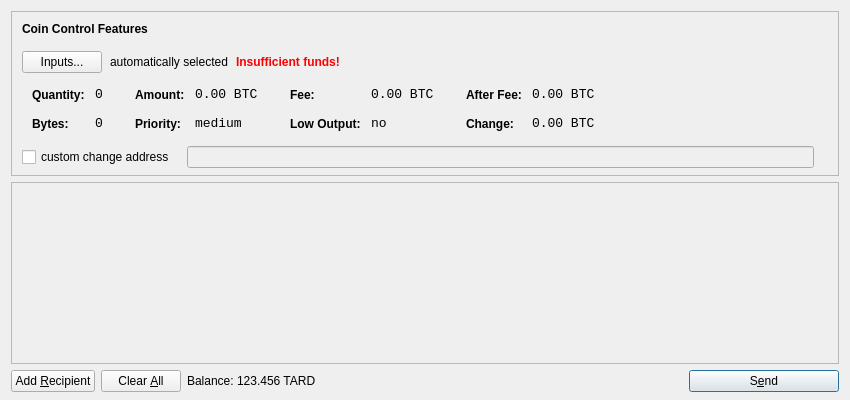
<?xml version="1.0" encoding="UTF-8"?>
<ui version="4.0">
 <class>SendCoinsDialog</class>
 <widget class="QDialog" name="SendCoinsDialog">
  <property name="geometry">
   <rect>
    <x>0</x>
    <y>0</y>
    <width>850</width>
    <height>400</height>
   </rect>
  </property>
  <property name="windowTitle">
   <string>Send Coins</string>
  </property>
  <layout class="QVBoxLayout" name="verticalLayout" stretch="0,1,0">
   <property name="bottomMargin">
    <number>8</number>
   </property>
   <item>
    <widget class="QFrame" name="frameCoinControl">
     <property name="sizePolicy">
      <sizepolicy hsizetype="Expanding" vsizetype="Expanding">
       <horstretch>0</horstretch>
       <verstretch>0</verstretch>
      </sizepolicy>
     </property>
     <property name="maximumSize">
      <size>
       <width>16777215</width>
       <height>16777215</height>
      </size>
     </property>
     <property name="frameShape">
      <enum>QFrame::StyledPanel</enum>
     </property>
     <property name="frameShadow">
      <enum>QFrame::Sunken</enum>
     </property>
     <layout class="QVBoxLayout" name="verticalLayoutCoinControl2">
      <property name="spacing">
       <number>-1</number>
      </property>
      <property name="leftMargin">
       <number>0</number>
      </property>
      <property name="topMargin">
       <number>0</number>
      </property>
      <property name="rightMargin">
       <number>0</number>
      </property>
      <property name="bottomMargin">
       <number>6</number>
      </property>
      <item>
       <layout class="QVBoxLayout" name="verticalLayoutCoinControl" stretch="0,0,0,0,1">
        <property name="spacing">
         <number>0</number>
        </property>
        <property name="leftMargin">
         <number>10</number>
        </property>
        <property name="topMargin">
         <number>10</number>
        </property>
        <item>
         <layout class="QHBoxLayout" name="horizontalLayoutCoinControl1">
          <property name="bottomMargin">
           <number>15</number>
          </property>
          <item>
           <widget class="QLabel" name="labelCoinControlFeatures">
            <property name="sizePolicy">
             <sizepolicy hsizetype="Preferred" vsizetype="Maximum">
              <horstretch>0</horstretch>
              <verstretch>0</verstretch>
             </sizepolicy>
            </property>
            <property name="font">
             <font>
              <weight>75</weight>
              <bold>true</bold>
             </font>
            </property>
            <property name="styleSheet">
             <string notr="true">font-weight:bold;</string>
            </property>
            <property name="text">
             <string>Coin Control Features</string>
            </property>
           </widget>
          </item>
         </layout>
        </item>
        <item>
         <layout class="QHBoxLayout" name="horizontalLayoutCoinControl2" stretch="0,0,0,0">
          <property name="spacing">
           <number>8</number>
          </property>
          <property name="bottomMargin">
           <number>10</number>
          </property>
          <item>
           <widget class="QPushButton" name="pushButtonCoinControl">
            <property name="styleSheet">
             <string notr="true"/>
            </property>
            <property name="text">
             <string>Inputs...</string>
            </property>
           </widget>
          </item>
          <item>
           <widget class="QLabel" name="labelCoinControlAutomaticallySelected">
            <property name="text">
             <string>automatically selected</string>
            </property>
            <property name="margin">
             <number>5</number>
            </property>
           </widget>
          </item>
          <item>
           <widget class="QLabel" name="labelCoinControlInsuffFunds">
            <property name="font">
             <font>
              <weight>75</weight>
              <bold>true</bold>
             </font>
            </property>
            <property name="styleSheet">
             <string notr="true">color:red;font-weight:bold;</string>
            </property>
            <property name="text">
             <string>Insufficient funds!</string>
            </property>
            <property name="margin">
             <number>5</number>
            </property>
           </widget>
          </item>
          <item>
           <spacer name="horizontalSpacerCoinControl">
            <property name="orientation">
             <enum>Qt::Horizontal</enum>
            </property>
            <property name="sizeHint" stdset="0">
             <size>
              <width>40</width>
              <height>1</height>
             </size>
            </property>
           </spacer>
          </item>
         </layout>
        </item>
        <item>
         <widget class="QWidget" name="widgetCoinControl" native="true">
          <property name="sizePolicy">
           <sizepolicy hsizetype="Preferred" vsizetype="Preferred">
            <horstretch>0</horstretch>
            <verstretch>0</verstretch>
           </sizepolicy>
          </property>
          <property name="minimumSize">
           <size>
            <width>0</width>
            <height>0</height>
           </size>
          </property>
          <property name="styleSheet">
           <string notr="true"/>
          </property>
          <layout class="QHBoxLayout" name="horizontalLayoutCoinControl5">
           <property name="margin">
            <number>0</number>
           </property>
           <item>
            <layout class="QHBoxLayout" name="horizontalLayoutCoinControl3" stretch="0,0,0,1">
             <property name="spacing">
              <number>20</number>
             </property>
             <property name="topMargin">
              <number>0</number>
             </property>
             <property name="bottomMargin">
              <number>10</number>
             </property>
             <item>
              <layout class="QFormLayout" name="formLayoutCoinControl1">
               <property name="horizontalSpacing">
                <number>10</number>
               </property>
               <property name="verticalSpacing">
                <number>14</number>
               </property>
               <property name="leftMargin">
                <number>10</number>
               </property>
               <property name="topMargin">
                <number>4</number>
               </property>
               <property name="rightMargin">
                <number>6</number>
               </property>
               <item row="0" column="0">
                <widget class="QLabel" name="labelCoinControlQuantityText">
                 <property name="styleSheet">
                  <string notr="true">font-weight:bold;</string>
                 </property>
                 <property name="text">
                  <string>Quantity:</string>
                 </property>
                 <property name="margin">
                  <number>0</number>
                 </property>
                </widget>
               </item>
               <item row="0" column="1">
                <widget class="QLabel" name="labelCoinControlQuantity">
                 <property name="font">
                  <font>
                   <family>Monospace</family>
                   <pointsize>10</pointsize>
                  </font>
                 </property>
                 <property name="cursor">
                  <cursorShape>IBeamCursor</cursorShape>
                 </property>
                 <property name="contextMenuPolicy">
                  <enum>Qt::ActionsContextMenu</enum>
                 </property>
                 <property name="text">
                  <string notr="true">0</string>
                 </property>
                 <property name="margin">
                  <number>0</number>
                 </property>
                 <property name="textInteractionFlags">
                  <set>Qt::LinksAccessibleByMouse|Qt::TextSelectableByKeyboard|Qt::TextSelectableByMouse</set>
                 </property>
                </widget>
               </item>
               <item row="1" column="0">
                <widget class="QLabel" name="labelCoinControlBytesText">
                 <property name="styleSheet">
                  <string notr="true">font-weight:bold;</string>
                 </property>
                 <property name="text">
                  <string>Bytes:</string>
                 </property>
                </widget>
               </item>
               <item row="1" column="1">
                <widget class="QLabel" name="labelCoinControlBytes">
                 <property name="font">
                  <font>
                   <family>Monospace</family>
                   <pointsize>10</pointsize>
                  </font>
                 </property>
                 <property name="cursor">
                  <cursorShape>IBeamCursor</cursorShape>
                 </property>
                 <property name="contextMenuPolicy">
                  <enum>Qt::ActionsContextMenu</enum>
                 </property>
                 <property name="text">
                  <string notr="true">0</string>
                 </property>
                 <property name="textInteractionFlags">
                  <set>Qt::LinksAccessibleByMouse|Qt::TextSelectableByKeyboard|Qt::TextSelectableByMouse</set>
                 </property>
                </widget>
               </item>
              </layout>
             </item>
             <item>
              <layout class="QFormLayout" name="formLayoutCoinControl2">
               <property name="horizontalSpacing">
                <number>10</number>
               </property>
               <property name="verticalSpacing">
                <number>14</number>
               </property>
               <property name="leftMargin">
                <number>6</number>
               </property>
               <property name="topMargin">
                <number>4</number>
               </property>
               <property name="rightMargin">
                <number>6</number>
               </property>
               <item row="0" column="0">
                <widget class="QLabel" name="labelCoinControlAmountText">
                 <property name="styleSheet">
                  <string notr="true">font-weight:bold;</string>
                 </property>
                 <property name="text">
                  <string>Amount:</string>
                 </property>
                 <property name="margin">
                  <number>0</number>
                 </property>
                </widget>
               </item>
               <item row="0" column="1">
                <widget class="QLabel" name="labelCoinControlAmount">
                 <property name="font">
                  <font>
                   <family>Monospace</family>
                   <pointsize>10</pointsize>
                  </font>
                 </property>
                 <property name="cursor">
                  <cursorShape>IBeamCursor</cursorShape>
                 </property>
                 <property name="contextMenuPolicy">
                  <enum>Qt::ActionsContextMenu</enum>
                 </property>
                 <property name="text">
                  <string notr="true">0.00 BTC</string>
                 </property>
                 <property name="textInteractionFlags">
                  <set>Qt::LinksAccessibleByMouse|Qt::TextSelectableByKeyboard|Qt::TextSelectableByMouse</set>
                 </property>
                </widget>
               </item>
               <item row="1" column="0">
                <widget class="QLabel" name="labelCoinControlPriorityText">
                 <property name="styleSheet">
                  <string notr="true">font-weight:bold;</string>
                 </property>
                 <property name="text">
                  <string>Priority:</string>
                 </property>
                </widget>
               </item>
               <item row="1" column="1">
                <widget class="QLabel" name="labelCoinControlPriority">
                 <property name="font">
                  <font>
                   <family>Monospace</family>
                   <pointsize>10</pointsize>
                  </font>
                 </property>
                 <property name="cursor">
                  <cursorShape>IBeamCursor</cursorShape>
                 </property>
                 <property name="contextMenuPolicy">
                  <enum>Qt::ActionsContextMenu</enum>
                 </property>
                 <property name="text">
                  <string>medium</string>
                 </property>
                 <property name="textInteractionFlags">
                  <set>Qt::LinksAccessibleByMouse|Qt::TextSelectableByKeyboard|Qt::TextSelectableByMouse</set>
                 </property>
                </widget>
               </item>
              </layout>
             </item>
             <item>
              <layout class="QFormLayout" name="formLayoutCoinControl3">
               <property name="horizontalSpacing">
                <number>10</number>
               </property>
               <property name="verticalSpacing">
                <number>14</number>
               </property>
               <property name="leftMargin">
                <number>6</number>
               </property>
               <property name="topMargin">
                <number>4</number>
               </property>
               <property name="rightMargin">
                <number>6</number>
               </property>
               <item row="0" column="0">
                <widget class="QLabel" name="labelCoinControlFeeText">
                 <property name="styleSheet">
                  <string notr="true">font-weight:bold;</string>
                 </property>
                 <property name="text">
                  <string>Fee:</string>
                 </property>
                 <property name="margin">
                  <number>0</number>
                 </property>
                </widget>
               </item>
               <item row="0" column="1">
                <widget class="QLabel" name="labelCoinControlFee">
                 <property name="font">
                  <font>
                   <family>Monospace</family>
                   <pointsize>10</pointsize>
                  </font>
                 </property>
                 <property name="cursor">
                  <cursorShape>IBeamCursor</cursorShape>
                 </property>
                 <property name="contextMenuPolicy">
                  <enum>Qt::ActionsContextMenu</enum>
                 </property>
                 <property name="text">
                  <string notr="true">0.00 BTC</string>
                 </property>
                 <property name="textInteractionFlags">
                  <set>Qt::LinksAccessibleByMouse|Qt::TextSelectableByKeyboard|Qt::TextSelectableByMouse</set>
                 </property>
                </widget>
               </item>
               <item row="1" column="0">
                <widget class="QLabel" name="labelCoinControlLowOutputText">
                 <property name="styleSheet">
                  <string notr="true">font-weight:bold;</string>
                 </property>
                 <property name="text">
                  <string>Low Output:</string>
                 </property>
                </widget>
               </item>
               <item row="1" column="1">
                <widget class="QLabel" name="labelCoinControlLowOutput">
                 <property name="font">
                  <font>
                   <family>Monospace</family>
                   <pointsize>10</pointsize>
                  </font>
                 </property>
                 <property name="cursor">
                  <cursorShape>IBeamCursor</cursorShape>
                 </property>
                 <property name="contextMenuPolicy">
                  <enum>Qt::ActionsContextMenu</enum>
                 </property>
                 <property name="text">
                  <string>no</string>
                 </property>
                 <property name="textInteractionFlags">
                  <set>Qt::LinksAccessibleByMouse|Qt::TextSelectableByKeyboard|Qt::TextSelectableByMouse</set>
                 </property>
                </widget>
               </item>
              </layout>
             </item>
             <item>
              <layout class="QFormLayout" name="formLayoutCoinControl4">
               <property name="horizontalSpacing">
                <number>10</number>
               </property>
               <property name="verticalSpacing">
                <number>14</number>
               </property>
               <property name="leftMargin">
                <number>6</number>
               </property>
               <property name="topMargin">
                <number>4</number>
               </property>
               <property name="rightMargin">
                <number>6</number>
               </property>
               <item row="0" column="0">
                <widget class="QLabel" name="labelCoinControlAfterFeeText">
                 <property name="styleSheet">
                  <string notr="true">font-weight:bold;</string>
                 </property>
                 <property name="text">
                  <string>After Fee:</string>
                 </property>
                 <property name="margin">
                  <number>0</number>
                 </property>
                </widget>
               </item>
               <item row="0" column="1">
                <widget class="QLabel" name="labelCoinControlAfterFee">
                 <property name="font">
                  <font>
                   <family>Monospace</family>
                   <pointsize>10</pointsize>
                  </font>
                 </property>
                 <property name="cursor">
                  <cursorShape>IBeamCursor</cursorShape>
                 </property>
                 <property name="contextMenuPolicy">
                  <enum>Qt::ActionsContextMenu</enum>
                 </property>
                 <property name="text">
                  <string notr="true">0.00 BTC</string>
                 </property>
                 <property name="textInteractionFlags">
                  <set>Qt::LinksAccessibleByMouse|Qt::TextSelectableByKeyboard|Qt::TextSelectableByMouse</set>
                 </property>
                </widget>
               </item>
               <item row="1" column="0">
                <widget class="QLabel" name="labelCoinControlChangeText">
                 <property name="styleSheet">
                  <string notr="true">font-weight:bold;</string>
                 </property>
                 <property name="text">
                  <string>Change:</string>
                 </property>
                </widget>
               </item>
               <item row="1" column="1">
                <widget class="QLabel" name="labelCoinControlChange">
                 <property name="font">
                  <font>
                   <family>Monospace</family>
                   <pointsize>10</pointsize>
                  </font>
                 </property>
                 <property name="cursor">
                  <cursorShape>IBeamCursor</cursorShape>
                 </property>
                 <property name="contextMenuPolicy">
                  <enum>Qt::ActionsContextMenu</enum>
                 </property>
                 <property name="text">
                  <string notr="true">0.00 BTC</string>
                 </property>
                 <property name="textInteractionFlags">
                  <set>Qt::LinksAccessibleByMouse|Qt::TextSelectableByKeyboard|Qt::TextSelectableByMouse</set>
                 </property>
                </widget>
               </item>
              </layout>
             </item>
            </layout>
           </item>
          </layout>
         </widget>
        </item>
        <item>
         <layout class="QHBoxLayout" name="horizontalLayoutCoinControl4" stretch="0,0,0">
          <property name="spacing">
           <number>12</number>
          </property>
          <property name="sizeConstraint">
           <enum>QLayout::SetDefaultConstraint</enum>
          </property>
          <property name="topMargin">
           <number>5</number>
          </property>
          <property name="rightMargin">
           <number>5</number>
          </property>
          <item>
           <widget class="QCheckBox" name="checkBoxCoinControlChange">
            <property name="text">
             <string>custom change address</string>
            </property>
           </widget>
          </item>
          <item>
           <widget class="QLineEdit" name="lineEditCoinControlChange">
            <property name="enabled">
             <bool>false</bool>
            </property>
            <property name="sizePolicy">
             <sizepolicy hsizetype="Expanding" vsizetype="Fixed">
              <horstretch>0</horstretch>
              <verstretch>0</verstretch>
             </sizepolicy>
            </property>
           </widget>
          </item>
          <item>
           <widget class="QLabel" name="labelCoinControlChangeLabel">
            <property name="sizePolicy">
             <sizepolicy hsizetype="Preferred" vsizetype="Expanding">
              <horstretch>0</horstretch>
              <verstretch>0</verstretch>
             </sizepolicy>
            </property>
            <property name="minimumSize">
             <size>
              <width>0</width>
              <height>0</height>
             </size>
            </property>
            <property name="text">
             <string/>
            </property>
            <property name="margin">
             <number>3</number>
            </property>
           </widget>
          </item>
         </layout>
        </item>
        <item>
         <spacer name="verticalSpacerCoinControl">
          <property name="orientation">
           <enum>Qt::Vertical</enum>
          </property>
          <property name="sizeHint" stdset="0">
           <size>
            <width>800</width>
            <height>1</height>
           </size>
          </property>
         </spacer>
        </item>
       </layout>
      </item>
     </layout>
    </widget>
   </item>
   <item>
    <widget class="QScrollArea" name="scrollArea">
     <property name="widgetResizable">
      <bool>true</bool>
     </property>
     <widget class="QWidget" name="scrollAreaWidgetContents">
      <property name="geometry">
       <rect>
        <x>0</x>
        <y>0</y>
        <width>830</width>
        <height>165</height>
       </rect>
      </property>
      <layout class="QVBoxLayout" name="verticalLayout_2">
       <property name="margin">
        <number>0</number>
       </property>
       <item>
        <layout class="QVBoxLayout" name="entries">
         <property name="spacing">
          <number>6</number>
         </property>
        </layout>
       </item>
       <item>
        <spacer name="verticalSpacer">
         <property name="orientation">
          <enum>Qt::Vertical</enum>
         </property>
         <property name="sizeHint" stdset="0">
          <size>
           <width>20</width>
           <height>40</height>
          </size>
         </property>
        </spacer>
       </item>
      </layout>
     </widget>
    </widget>
   </item>
   <item>
    <layout class="QHBoxLayout" name="horizontalLayout">
     <item>
      <widget class="QPushButton" name="addButton">
       <property name="toolTip">
        <string>Send to multiple recipients at once</string>
       </property>
       <property name="text">
        <string>Add &amp;Recipient</string>
       </property>
       <property name="icon">
        <iconset resource="../bitcoin.qrc">
         <normaloff>:/icons/add</normaloff>:/icons/add</iconset>
       </property>
       <property name="autoDefault">
        <bool>false</bool>
       </property>
      </widget>
     </item>
     <item>
      <widget class="QPushButton" name="clearButton">
       <property name="sizePolicy">
        <sizepolicy hsizetype="Minimum" vsizetype="Fixed">
         <horstretch>0</horstretch>
         <verstretch>0</verstretch>
        </sizepolicy>
       </property>
       <property name="toolTip">
        <string>Remove all transaction fields</string>
       </property>
       <property name="text">
        <string>Clear &amp;All</string>
       </property>
       <property name="icon">
        <iconset resource="../bitcoin.qrc">
         <normaloff>:/icons/remove</normaloff>:/icons/remove</iconset>
       </property>
       <property name="autoRepeatDelay">
        <number>300</number>
       </property>
       <property name="autoDefault">
        <bool>false</bool>
       </property>
      </widget>
     </item>
     <item>
      <layout class="QHBoxLayout" name="horizontalLayout_2">
       <property name="spacing">
        <number>3</number>
       </property>
       <item>
        <widget class="QLabel" name="label">
         <property name="text">
          <string>Balance:</string>
         </property>
        </widget>
       </item>
       <item>
        <widget class="QLabel" name="labelBalance">
         <property name="cursor">
          <cursorShape>IBeamCursor</cursorShape>
         </property>
         <property name="text">
          <string>123.456 TARD</string>
         </property>
         <property name="textInteractionFlags">
          <set>Qt::LinksAccessibleByMouse|Qt::TextSelectableByKeyboard|Qt::TextSelectableByMouse</set>
         </property>
        </widget>
       </item>
      </layout>
     </item>
     <item>
      <spacer name="horizontalSpacer">
       <property name="orientation">
        <enum>Qt::Horizontal</enum>
       </property>
       <property name="sizeHint" stdset="0">
        <size>
         <width>40</width>
         <height>20</height>
        </size>
       </property>
      </spacer>
     </item>
     <item>
      <widget class="QPushButton" name="sendButton">
       <property name="minimumSize">
        <size>
         <width>150</width>
         <height>0</height>
        </size>
       </property>
       <property name="toolTip">
        <string>Confirm the send action</string>
       </property>
       <property name="text">
        <string>S&amp;end</string>
       </property>
       <property name="icon">
        <iconset resource="../bitcoin.qrc">
         <normaloff>:/icons/send</normaloff>:/icons/send</iconset>
       </property>
       <property name="default">
        <bool>true</bool>
       </property>
      </widget>
     </item>
    </layout>
   </item>
  </layout>
 </widget>
 <resources>
  <include location="../bitcoin.qrc"/>
 </resources>
 <connections/>
</ui>
